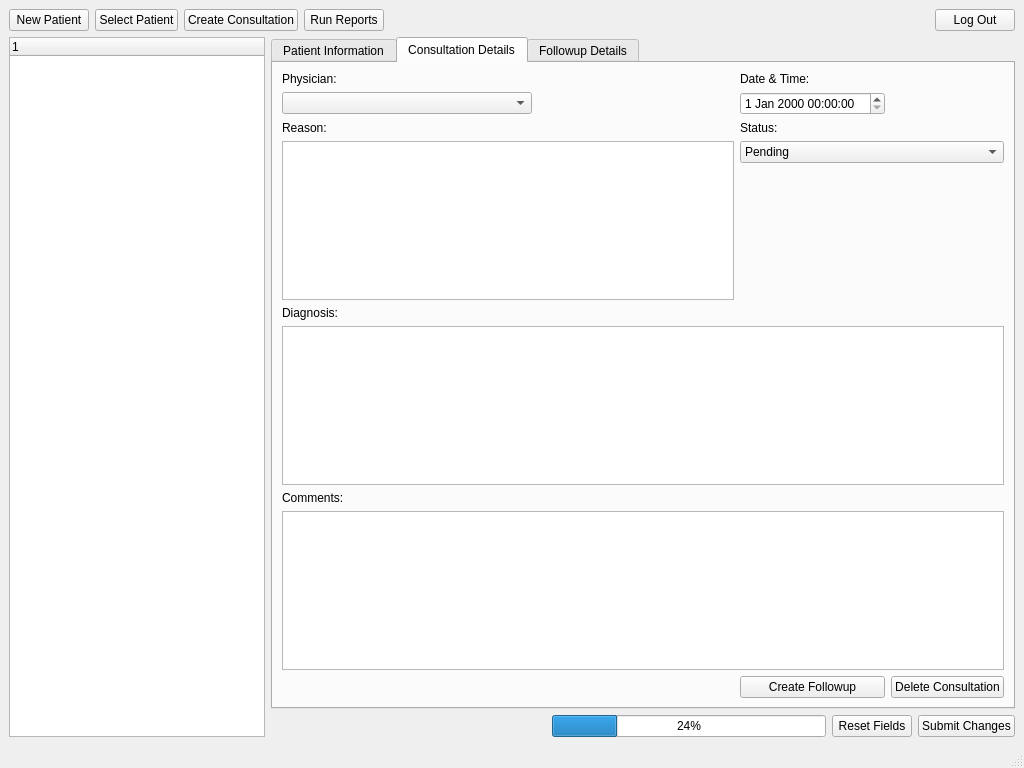
<?xml version="1.0" encoding="UTF-8"?>
<ui version="4.0">
 <class>MainWindow</class>
 <widget class="QMainWindow" name="MainWindow">
  <property name="geometry">
   <rect>
    <x>0</x>
    <y>0</y>
    <width>1024</width>
    <height>768</height>
   </rect>
  </property>
  <property name="minimumSize">
   <size>
    <width>1024</width>
    <height>768</height>
   </size>
  </property>
  <property name="windowTitle">
   <string>CuCare v0.0.1</string>
  </property>
  <widget class="QWidget" name="centralwidget">
   <layout class="QGridLayout" name="gridLayout">
    <item row="2" column="2">
     <layout class="QHBoxLayout" name="horizontalLayout">
      <item>
       <spacer name="horizontalSpacer_2">
        <property name="orientation">
         <enum>Qt::Horizontal</enum>
        </property>
        <property name="sizeHint" stdset="0">
         <size>
          <width>40</width>
          <height>20</height>
         </size>
        </property>
       </spacer>
      </item>
      <item>
       <widget class="QProgressBar" name="SubmitProgressBar">
        <property name="value">
         <number>24</number>
        </property>
       </widget>
      </item>
      <item>
       <widget class="QPushButton" name="ResetFormsPushButton">
        <property name="text">
         <string>Reset Fields</string>
        </property>
       </widget>
      </item>
      <item>
       <widget class="QPushButton" name="SubmitChangesPushButton">
        <property name="text">
         <string>Submit Changes</string>
        </property>
       </widget>
      </item>
     </layout>
    </item>
    <item row="0" column="0" colspan="3">
     <layout class="QHBoxLayout" name="MainButtonsHorizontalLayout">
      <item>
       <widget class="QPushButton" name="NewPatientPushButton">
        <property name="text">
         <string>New Patient</string>
        </property>
       </widget>
      </item>
      <item>
       <widget class="QPushButton" name="SelectPatientPushButton">
        <property name="text">
         <string>Select Patient</string>
        </property>
       </widget>
      </item>
      <item>
       <widget class="QPushButton" name="CreateConsultationPushButton">
        <property name="text">
         <string>Create Consultation</string>
        </property>
       </widget>
      </item>
      <item>
       <widget class="QPushButton" name="RunReportsPushButton">
        <property name="text">
         <string>Run Reports</string>
        </property>
       </widget>
      </item>
      <item>
       <spacer name="horizontalSpacer">
        <property name="orientation">
         <enum>Qt::Horizontal</enum>
        </property>
        <property name="sizeHint" stdset="0">
         <size>
          <width>40</width>
          <height>20</height>
         </size>
        </property>
       </spacer>
      </item>
      <item>
       <widget class="QPushButton" name="LogOutPushButton">
        <property name="text">
         <string>Log Out</string>
        </property>
       </widget>
      </item>
     </layout>
    </item>
    <item row="1" column="1" colspan="2">
     <widget class="QTabWidget" name="DisplayTabsWidget">
      <property name="tabShape">
       <enum>QTabWidget::Rounded</enum>
      </property>
      <property name="currentIndex">
       <number>1</number>
      </property>
      <widget class="QWidget" name="PatientInfoTab">
       <attribute name="title">
        <string>Patient Information</string>
       </attribute>
       <layout class="QGridLayout" name="gridLayout_3">
        <item row="2" column="1">
         <spacer name="verticalSpacer">
          <property name="orientation">
           <enum>Qt::Vertical</enum>
          </property>
          <property name="sizeHint" stdset="0">
           <size>
            <width>20</width>
            <height>269</height>
           </size>
          </property>
         </spacer>
        </item>
        <item row="3" column="0">
         <widget class="QLabel" name="PatientNotesLabel">
          <property name="text">
           <string>Notes:</string>
          </property>
         </widget>
        </item>
        <item row="1" column="0" rowspan="2">
         <layout class="QFormLayout" name="formLayout_2">
          <property name="fieldGrowthPolicy">
           <enum>QFormLayout::AllNonFixedFieldsGrow</enum>
          </property>
          <item row="0" column="0">
           <widget class="QLabel" name="FirstNameLabel">
            <property name="text">
             <string>First Name:</string>
            </property>
           </widget>
          </item>
          <item row="0" column="1">
           <widget class="QLineEdit" name="FirstNameLineEdit"/>
          </item>
          <item row="1" column="0">
           <widget class="QLabel" name="LastNameLabel">
            <property name="text">
             <string>Last Name:</string>
            </property>
           </widget>
          </item>
          <item row="1" column="1">
           <widget class="QLineEdit" name="LastNameLineEdit"/>
          </item>
          <item row="2" column="1">
           <spacer name="verticalSpacer_2">
            <property name="orientation">
             <enum>Qt::Vertical</enum>
            </property>
            <property name="sizeHint" stdset="0">
             <size>
              <width>20</width>
              <height>40</height>
             </size>
            </property>
           </spacer>
          </item>
          <item row="3" column="0">
           <widget class="QLabel" name="WorkPhoneLabel">
            <property name="text">
             <string>Work Phone:</string>
            </property>
           </widget>
          </item>
          <item row="3" column="1">
           <widget class="QLineEdit" name="WorkPhoneLineEdit"/>
          </item>
          <item row="4" column="0">
           <widget class="QLabel" name="CellPhoneLabel">
            <property name="text">
             <string>Cell Phone:</string>
            </property>
           </widget>
          </item>
          <item row="4" column="1">
           <widget class="QLineEdit" name="CellPhoneLineEdit"/>
          </item>
          <item row="5" column="0">
           <widget class="QLabel" name="EmailLabel">
            <property name="text">
             <string>Email:</string>
            </property>
           </widget>
          </item>
          <item row="5" column="1">
           <widget class="QLineEdit" name="EmailLineEdit"/>
          </item>
          <item row="6" column="0">
           <widget class="QLabel" name="WorkEmailLabel">
            <property name="text">
             <string>Work Email:</string>
            </property>
           </widget>
          </item>
          <item row="6" column="1">
           <widget class="QLineEdit" name="WorkEmailLineEdit"/>
          </item>
          <item row="7" column="1">
           <spacer name="verticalSpacer_3">
            <property name="orientation">
             <enum>Qt::Vertical</enum>
            </property>
            <property name="sizeHint" stdset="0">
             <size>
              <width>20</width>
              <height>40</height>
             </size>
            </property>
           </spacer>
          </item>
          <item row="8" column="0">
           <widget class="QLabel" name="Address1Label">
            <property name="text">
             <string>Address 1:</string>
            </property>
           </widget>
          </item>
          <item row="8" column="1">
           <widget class="QLineEdit" name="Address1LineEdit"/>
          </item>
          <item row="9" column="0">
           <widget class="QLabel" name="Address2Label">
            <property name="text">
             <string>Address 2:</string>
            </property>
           </widget>
          </item>
          <item row="9" column="1">
           <widget class="QLineEdit" name="Address2LineEdit"/>
          </item>
          <item row="10" column="0">
           <widget class="QLabel" name="CityLabel">
            <property name="text">
             <string>City:</string>
            </property>
           </widget>
          </item>
          <item row="10" column="1">
           <widget class="QLineEdit" name="CityLineEdit"/>
          </item>
          <item row="11" column="0">
           <widget class="QLabel" name="CountryLabel">
            <property name="text">
             <string>Country:</string>
            </property>
           </widget>
          </item>
          <item row="11" column="1">
           <widget class="QLineEdit" name="CountryLineEdit"/>
          </item>
          <item row="12" column="0">
           <widget class="QLabel" name="PostalCodeLabel">
            <property name="text">
             <string>Postal Code:</string>
            </property>
           </widget>
          </item>
          <item row="12" column="1">
           <widget class="QLineEdit" name="PostalCodeLineEdit"/>
          </item>
         </layout>
        </item>
        <item row="4" column="0" colspan="2">
         <widget class="QTextEdit" name="PatientNotesTextEdit"/>
        </item>
        <item row="1" column="1">
         <layout class="QGridLayout" name="gridLayout_2">
          <item row="0" column="0">
           <widget class="QLabel" name="DOBLabel">
            <property name="text">
             <string>Date of Birth:</string>
            </property>
           </widget>
          </item>
          <item row="0" column="1">
           <widget class="QDateEdit" name="DOBDateEdit"/>
          </item>
          <item row="1" column="0">
           <widget class="QLabel" name="DateAddedLabel">
            <property name="text">
             <string>Date Added to System:</string>
            </property>
           </widget>
          </item>
          <item row="1" column="1">
           <widget class="QDateEdit" name="AddedDateEdit"/>
          </item>
          <item row="3" column="0">
           <widget class="QLabel" name="CardNumberLabel">
            <property name="text">
             <string>Health Card #:</string>
            </property>
           </widget>
          </item>
          <item row="3" column="1">
           <widget class="QLineEdit" name="CardNumberLineEdit"/>
          </item>
          <item row="4" column="0">
           <widget class="QLabel" name="CardExpirationLabel">
            <property name="text">
             <string>Expiration Date:</string>
            </property>
           </widget>
          </item>
          <item row="4" column="1">
           <widget class="QDateEdit" name="CardExpirationDateEdit"/>
          </item>
          <item row="2" column="1">
           <spacer name="verticalSpacer_7">
            <property name="orientation">
             <enum>Qt::Vertical</enum>
            </property>
            <property name="sizeHint" stdset="0">
             <size>
              <width>20</width>
              <height>40</height>
             </size>
            </property>
           </spacer>
          </item>
         </layout>
        </item>
        <item row="0" column="1">
         <spacer name="verticalSpacer_5">
          <property name="orientation">
           <enum>Qt::Vertical</enum>
          </property>
          <property name="sizeHint" stdset="0">
           <size>
            <width>20</width>
            <height>40</height>
           </size>
          </property>
         </spacer>
        </item>
        <item row="5" column="1" alignment="Qt::AlignRight">
         <widget class="QPushButton" name="DeletePatientPushButton">
          <property name="text">
           <string>Delete Patient</string>
          </property>
         </widget>
        </item>
       </layout>
      </widget>
      <widget class="QWidget" name="ConsultInfoTab">
       <attribute name="title">
        <string>Consultation Details</string>
       </attribute>
       <layout class="QGridLayout" name="gridLayout_4">
        <item row="0" column="0">
         <widget class="QLabel" name="PhysicianLabel">
          <property name="text">
           <string>Physician:</string>
          </property>
         </widget>
        </item>
        <item row="0" column="1">
         <widget class="QLabel" name="DateAndTimeLabel">
          <property name="text">
           <string>Date &amp; Time:</string>
          </property>
         </widget>
        </item>
        <item row="4" column="1" colspan="2">
         <widget class="QComboBox" name="ConsultationStatusComboBox">
          <item>
           <property name="text">
            <string>Pending</string>
           </property>
          </item>
          <item>
           <property name="text">
            <string>Occured</string>
           </property>
          </item>
          <item>
           <property name="text">
            <string>Completed</string>
           </property>
          </item>
         </widget>
        </item>
        <item row="8" column="0">
         <widget class="QLabel" name="ConsultationCommentsLabel">
          <property name="text">
           <string>Comments:</string>
          </property>
         </widget>
        </item>
        <item row="3" column="0">
         <widget class="QLabel" name="ReasonLabel">
          <property name="text">
           <string>Reason:</string>
          </property>
         </widget>
        </item>
        <item row="7" column="0" colspan="3">
         <widget class="QTextEdit" name="DiagnosisTextEdit"/>
        </item>
        <item row="4" column="0" rowspan="2">
         <widget class="QTextEdit" name="ReasonTextEdit"/>
        </item>
        <item row="3" column="1">
         <widget class="QLabel" name="ConsultationStatusLabel">
          <property name="text">
           <string>Status:</string>
          </property>
         </widget>
        </item>
        <item row="1" column="0" alignment="Qt::AlignLeft">
         <widget class="QComboBox" name="PhysicianSelectComboBox">
          <property name="minimumSize">
           <size>
            <width>250</width>
            <height>0</height>
           </size>
          </property>
         </widget>
        </item>
        <item row="9" column="0" colspan="3">
         <widget class="QTextEdit" name="ConsultationCommentsTextEdit"/>
        </item>
        <item row="5" column="2">
         <spacer name="verticalSpacer_4">
          <property name="orientation">
           <enum>Qt::Vertical</enum>
          </property>
          <property name="sizeHint" stdset="0">
           <size>
            <width>20</width>
            <height>105</height>
           </size>
          </property>
         </spacer>
        </item>
        <item row="6" column="0">
         <widget class="QLabel" name="DiagnosisLabel">
          <property name="text">
           <string>Diagnosis:</string>
          </property>
         </widget>
        </item>
        <item row="1" column="1">
         <widget class="QDateTimeEdit" name="ConsultationDateTimeEdit"/>
        </item>
        <item row="10" column="2">
         <widget class="QPushButton" name="DeleteConsultationPushButton">
          <property name="text">
           <string>Delete Consultation</string>
          </property>
         </widget>
        </item>
        <item row="10" column="1">
         <widget class="QPushButton" name="CreateFollowupPushButton">
          <property name="text">
           <string>Create Followup</string>
          </property>
         </widget>
        </item>
       </layout>
      </widget>
      <widget class="QWidget" name="FollowupInfoTab">
       <attribute name="title">
        <string>Followup Details</string>
       </attribute>
       <layout class="QGridLayout" name="gridLayout_5">
        <item row="1" column="0">
         <widget class="QComboBox" name="FollowupStatusComboBox">
          <item>
           <property name="text">
            <string>Pending</string>
           </property>
          </item>
          <item>
           <property name="text">
            <string>Overdue</string>
           </property>
          </item>
          <item>
           <property name="text">
            <string>Received</string>
           </property>
          </item>
          <item>
           <property name="text">
            <string>Completed</string>
           </property>
          </item>
         </widget>
        </item>
        <item row="2" column="0">
         <widget class="QLabel" name="FollowupInfoLabel">
          <property name="text">
           <string>AdditionalInfo:</string>
          </property>
         </widget>
        </item>
        <item row="3" column="0">
         <widget class="QTextEdit" name="FollowupInfoTextEdit"/>
        </item>
        <item row="4" column="0">
         <widget class="QLabel" name="FollowupInfoLabel2">
          <property name="text">
           <string>AdditionalInfo2:</string>
          </property>
         </widget>
        </item>
        <item row="0" column="0">
         <widget class="QLabel" name="FollowupStatusLabel">
          <property name="text">
           <string>Status:</string>
          </property>
         </widget>
        </item>
        <item row="5" column="0">
         <widget class="QTextEdit" name="FollowupInfoTextEdit2"/>
        </item>
        <item row="0" column="1" rowspan="3">
         <layout class="QGridLayout" name="FollowupDatesGridLayout">
          <item row="2" column="1">
           <widget class="QLabel" name="DateCompletedLabel">
            <property name="text">
             <string>Date Completed:</string>
            </property>
           </widget>
          </item>
          <item row="1" column="2">
           <widget class="QDateEdit" name="ReceivedDateEdit"/>
          </item>
          <item row="2" column="2">
           <widget class="QDateEdit" name="CompletedDateEdit"/>
          </item>
          <item row="0" column="2">
           <widget class="QDateEdit" name="DueDateEdit"/>
          </item>
          <item row="0" column="1">
           <widget class="QLabel" name="DateDueLabel">
            <property name="text">
             <string>Date Due:</string>
            </property>
           </widget>
          </item>
          <item row="1" column="1">
           <widget class="QLabel" name="DateReceivedLabel">
            <property name="text">
             <string>Date Received:</string>
            </property>
           </widget>
          </item>
          <item row="1" column="0">
           <widget class="QCheckBox" name="FollowupReceivedCheckBox">
            <property name="text">
             <string>Received</string>
            </property>
           </widget>
          </item>
          <item row="2" column="0">
           <widget class="QCheckBox" name="FollowupCompletedCheckBox">
            <property name="text">
             <string>Completed</string>
            </property>
           </widget>
          </item>
         </layout>
        </item>
        <item row="6" column="1" alignment="Qt::AlignRight">
         <widget class="QPushButton" name="DeleteFollowupPushButton">
          <property name="text">
           <string>Delete Followup</string>
          </property>
         </widget>
        </item>
       </layout>
      </widget>
     </widget>
    </item>
    <item row="1" column="0" rowspan="2">
     <widget class="QTreeWidget" name="PatientTreeWidget">
      <property name="sizePolicy">
       <sizepolicy hsizetype="Minimum" vsizetype="Expanding">
        <horstretch>0</horstretch>
        <verstretch>0</verstretch>
       </sizepolicy>
      </property>
      <column>
       <property name="text">
        <string notr="true">1</string>
       </property>
      </column>
     </widget>
    </item>
   </layout>
  </widget>
  <widget class="QMenuBar" name="menubar">
   <property name="geometry">
    <rect>
     <x>0</x>
     <y>0</y>
     <width>1024</width>
     <height>24</height>
    </rect>
   </property>
  </widget>
  <widget class="QStatusBar" name="statusbar"/>
 </widget>
 <resources/>
 <connections/>
</ui>
